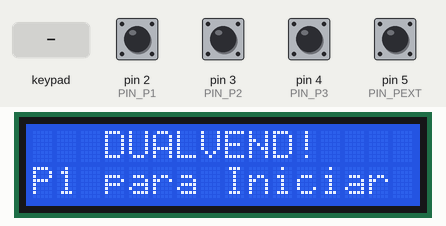
Simulated run of this program. Board: Arduino Uno, built with avr-gcc and run on an emulated ATmega328P. Shown: 16×2 character LCD. Inputs (shaded band) come from the test bench; at power-on: pin 2 (PIN_P1), pin 3 (PIN_P2), pin 4 (PIN_P3), pin 5 (PIN_PEXT) HIGH. What the program prints to the serial monitor is not drawn.

Above: at 1.2 s.
1.3 s: pin 2 (PIN_P1) pulled LOW for 0.15 s
At 2.5 s:
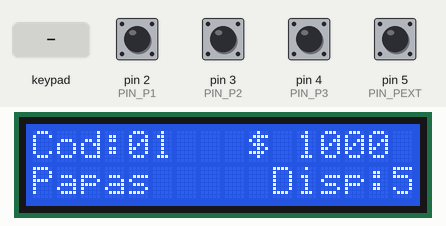
2.9 s: keypad keys 6 7 8 9 # pressed 0.4 s apart
At 6.7 s:
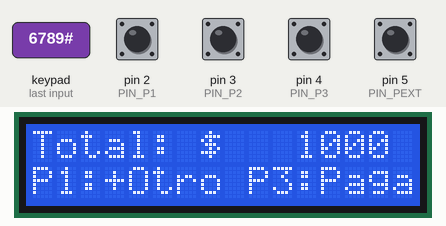
7.0 s: pin 4 (PIN_P3) pulled LOW for 0.15 s
At 8.2 s:
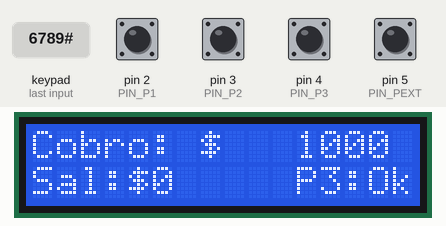
8.6 s: pin 5 (PIN_PEXT) pulled LOW for 0.15 s
At 9.4 s:
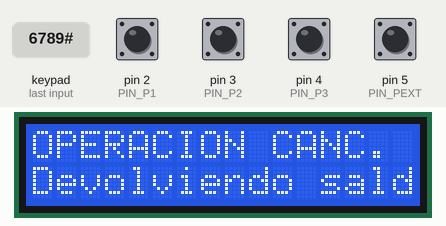
11.7 s: pin 2 (PIN_P1) pulled LOW for 1 s
At 12.9 s:
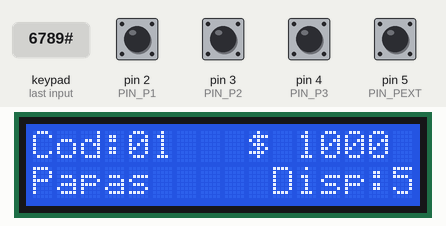
14.2 s: pin 3 (PIN_P2) pulled LOW for 0.15 s
At 14.8 s:
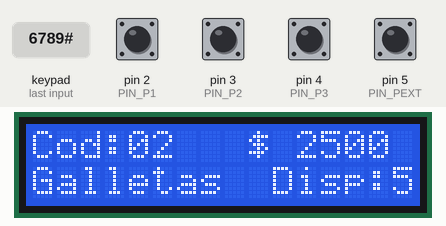
Timing chart, 0 to 16.8 s (numbered marks = the images above; inputs shaded):
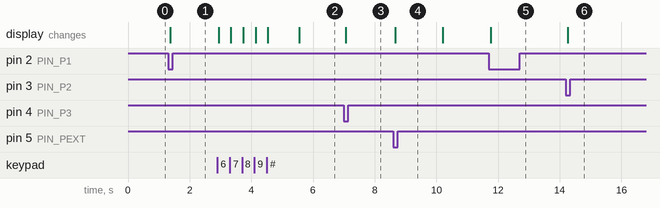

Measured:
- after the input at 1.3 s, the display: changes after 0.07 s (image 1)
- after the input at 2.9 s, the display: first changes at once (image 2 shows a later state)
- after the input at 7.0 s, the display: changes after 0.07 s (image 3)
- after the input at 8.6 s, the display: changes after 0.07 s (image 4)
- after the input at 11.7 s, the display: changes after 0.07 s (image 5)
- after the input at 14.2 s, the display: changes after 0.07 s (image 6)

The program:

main.cpp
```cpp
#include <Arduino.h>
#include "tipos.h"
#include "datos/inventario.h"
#include "herramientas/pantalla.h"
#include "herramientas/entrada.h"
#include "logica/seleccion/seleccion.h"
#include "logica/pagos/pagos.h"
#include "solidos/solidos.h"
#include "liquidos/liquidos.h"

// Modo activo de la máquina de estados
static Modo modoActual = MODO_BIENVENIDA;
static bool pantallaBienvenidaLista = false;

// Realiza la entrega física de cada producto en el carrito (Sólidos o Líquidos)
static void ejecutarEntregaProductos() {
  uint8_t total = obtenerTotalProductos();
  for (uint8_t i = 0; i < total; i++) {
    Producto* p = obtenerProductoPorIndice(i);
    if (p != nullptr && p->enCarrito > 0) {
      for (uint8_t c = 0; c < p->enCarrito; c++) {
        if (p->tipo == TIPO_SOLIDO) {
          dispensarSolido(p->nombre);
        } else if (p->tipo == TIPO_LIQUIDO) {
          dispensarLiquido(p->nombre);
        }
      }
    }
  }
  // Una vez entregado todo, se descuenta del inventario y se despide
  descontarStockVendido();
  mostrarMensajeTemporal("   DUALVEND!    ", "Vuelva pronto   ", 1500);
}

void setup() {
  Serial.begin(115200);

  // Inicialización de hardware compartido
  iniciarPantalla();
  iniciarEntradas();

  // Inicialización de datos e inventario
  iniciarInventario();

  // Inicialización de periféricos mecánicos
  iniciarSolidos();
  iniciarLiquidos();

  modoActual = MODO_BIENVENIDA;
  pantallaBienvenidaLista = false;
  Serial.println(F("[SISTEMA] DualVend listo para operar"));
}

void loop() {
  // 1. Lectura de periféricos de entrada compartidos
  Boton boton = leerPulsador();
  char tecla = leerTeclado();

  // 2. BOTÓN DE CANCELACIÓN GLOBAL (PEXT)
  if (boton == BOTON_PEXT) {
    if (modoActual != MODO_BIENVENIDA) {
      Serial.println(F("[PEXT] Operacion cancelada por el usuario"));
      mostrarMensajeTemporal("OPERACION CANC. ", "Devolviendo saldo", 1500);
      vaciarCarrito();
      modoActual = MODO_BIENVENIDA;
      pantallaBienvenidaLista = false;
      return;
    }
  }

  // 3. DIRECTOR DE ESTADOS (FSM)
  switch (modoActual) {

    // --- ESTADO 1: BIENVENIDA ---
    case MODO_BIENVENIDA:
      if (!pantallaBienvenidaLista) {
        mostrarLineas("   DUALVEND!    ", "P1 para Iniciar ");
        pantallaBienvenidaLista = true;
      }
      if (boton == BOTON_P1) {
        vaciarCarrito();
        iniciarSeleccion();
        modoActual = MODO_SELECCION;
        pantallaBienvenidaLista = false;
      }
      break;

    // --- ESTADO 2: SELECCIÓN DE PRODUCTOS (Módulo Selección) ---
    case MODO_SELECCION:
      if (procesarSeleccion(boton, tecla) == SELECCION_LISTO_IR_A_PAGOS) {
        iniciarPago(calcularTotalCarrito());
        modoActual = MODO_COBRO;
      }
      break;

    // --- ESTADO 3: COBRO Y RECEPCIÓN DE DINERO (Módulo Pagos) ---
    case MODO_COBRO:
      if (procesarPago(boton, tecla) == PAGO_EXITOSO) {
        modoActual = MODO_ENTREGA;
      }
      break;

    // --- ESTADO 4: ENTREGA FÍSICA Y DESCUENTO DE STOCK ---
    case MODO_ENTREGA:
      ejecutarEntregaProductos();
      modoActual = MODO_BIENVENIDA;
      pantallaBienvenidaLista = false;
      break;
  }
}
```

inventario.cpp
```cpp
#include "inventario.h"

// ==============================================================================
// [CONFIGURACIÓN DEL CATÁLOGO FÍSICO DE LA MÁQUINA]
// Puedes cambiar los productos, precios, códigos, stock inicial o agregar más.
// Si agregas más productos, asegúrate de actualizar TOTAL_PRODUCTOS.
// ==============================================================================
static const uint8_t TOTAL_PRODUCTOS = 3;

static Producto catalogo[TOTAL_PRODUCTOS] = {
  // Código, Nombre,      Precio, Tipo de entrega, Stock inicial, Carrito
  {"01",    "Papas",     1000,   TIPO_SOLIDO,     5,             0},
  {"02",    "Galletas",  2500,   TIPO_SOLIDO,     5,             0},
  {"03",    "Gaseosa",   2000,   TIPO_LIQUIDO,    5,             0}
};

void iniciarInventario() {
  vaciarCarrito();
}

uint8_t obtenerTotalProductos() {
  return TOTAL_PRODUCTOS;
}

Producto* obtenerProductoPorIndice(uint8_t indice) {
  if (indice < TOTAL_PRODUCTOS) {
    return &catalogo[indice];
  }
  return nullptr;
}

int8_t buscarIndicePorCodigo(const char* codigo) {
  if (codigo == nullptr) return -1;
  for (uint8_t i = 0; i < TOTAL_PRODUCTOS; i++) {
    if (catalogo[i].codigo[0] == codigo[0] && catalogo[i].codigo[1] == codigo[1]) {
      return (int8_t)i;
    }
  }
  return -1;
}

uint8_t obtenerStockDisponible(uint8_t indice) {
  if (indice < TOTAL_PRODUCTOS) {
    if (catalogo[indice].stock >= catalogo[indice].enCarrito) {
      return catalogo[indice].stock - catalogo[indice].enCarrito;
    }
  }
  return 0;
}

bool agregarAlCarrito(uint8_t indice) {
  if (indice < TOTAL_PRODUCTOS) {
    if (catalogo[indice].enCarrito < catalogo[indice].stock) {
      catalogo[indice].enCarrito++;
      return true;
    }
  }
  return false;
}

uint32_t calcularTotalCarrito() {
  uint32_t total = 0;
  for (uint8_t i = 0; i < TOTAL_PRODUCTOS; i++) {
    total += (uint32_t)catalogo[i].enCarrito * catalogo[i].precio;
  }
  return total;
}

uint8_t calcularCantidadTotalCarrito() {
  uint8_t cantidad = 0;
  for (uint8_t i = 0; i < TOTAL_PRODUCTOS; i++) {
    cantidad += catalogo[i].enCarrito;
  }
  return cantidad;
}

void vaciarCarrito() {
  for (uint8_t i = 0; i < TOTAL_PRODUCTOS; i++) {
    catalogo[i].enCarrito = 0;
  }
}

void descontarStockVendido() {
  for (uint8_t i = 0; i < TOTAL_PRODUCTOS; i++) {
    if (catalogo[i].stock >= catalogo[i].enCarrito) {
      catalogo[i].stock -= catalogo[i].enCarrito;
    } else {
      catalogo[i].stock = 0;
    }
    catalogo[i].enCarrito = 0;
  }
}
```

inventario.h
```cpp
#ifndef INVENTARIO_H
#define INVENTARIO_H

#include <Arduino.h>

// Tipo de dispensación física requerida
enum TipoProducto {
  TIPO_SOLIDO,   // Dispensado por motor/espiral (Grupo Sólidos)
  TIPO_LIQUIDO   // Dispensado por bomba peristáltica/válvula (Grupo Líquidos)
};

// Estructura de cada producto del sistema
struct Producto {
  const char* codigo;      // Código de 2 dígitos ("01", "02", "03")
  const char* nombre;      // Nombre ("Papas", "Galletas", "Gaseosa")
  uint16_t precio;         // Precio unitario en pesos
  TipoProducto tipo;       // Sólido o Líquido
  uint8_t stock;           // Unidades físicas disponibles en la máquina
  uint8_t enCarrito;       // Unidades apartadas en la compra actual
};

// --- FUNCIONES COMPARTIDAS DEL INVENTARIO ---

// Inicializa el catálogo y pone en cero el carrito
void iniciarInventario();

// Cantidad de productos registrados en el catálogo
uint8_t obtenerTotalProductos();

// Acceso al producto por su índice (0 a TOTAL_PRODUCTOS - 1)
Producto* obtenerProductoPorIndice(uint8_t indice);

// Busca un producto por su código de 2 dígitos. Devuelve el índice (0..N-1) o -1 si no existe
int8_t buscarIndicePorCodigo(const char* codigo);

// Agrega 1 unidad al carrito si hay stock disponible. Devuelve true si se agregó, false si no hay stock
bool agregarAlCarrito(uint8_t indice);

// Devuelve el stock disponible real (stock físico - unidades en carrito)
uint8_t obtenerStockDisponible(uint8_t indice);

// Total en pesos acumulado en el carrito de compras actual (para el módulo de Pagos)
uint32_t calcularTotalCarrito();

// Cantidad total de unidades sumadas en el carrito
uint8_t calcularCantidadTotalCarrito();

// Vacía el carrito de compras sin descontar stock físico (en caso de cancelación o aborto)
void vaciarCarrito();

// Descuenta definitivamente del stock físico las unidades vendidas y vacía el carrito
void descontarStockVendido();

#endif
```

entrada.cpp
```cpp
#include "entrada.h"
#include <Keypad.h>

// --- CONFIGURACIÓN DEL TECLADO MATRICIAL 4X4 ---
const byte FILAS = 4;
const byte COLUMNAS = 4;

char teclas[FILAS][COLUMNAS] = {
  {'1', '2', '3', 'A'},
  {'4', '5', '6', 'B'},
  {'7', '8', '9', 'C'},
  {'*', '0', '#', 'D'}
};

byte pinesFilas[FILAS] = {6, 7, 8, 9};
byte pinesColumnas[COLUMNAS] = {10, 11, 12, 13};

static Keypad teclado = Keypad(makeKeymap(teclas), pinesFilas, pinesColumnas, FILAS, COLUMNAS);

// --- CONFIGURACIÓN DE LOS 4 PULSADORES ---
const uint8_t PIN_P1   = 2;
const uint8_t PIN_P2   = 3;
const uint8_t PIN_P3   = 4;
const uint8_t PIN_PEXT = 5;

const uint8_t pinesBotones[4] = {PIN_P1, PIN_P2, PIN_P3, PIN_PEXT};
static uint8_t estadosEstables[4] = {HIGH, HIGH, HIGH, HIGH};
static uint8_t ultimasLecturas[4] = {HIGH, HIGH, HIGH, HIGH};
static unsigned long ultimoCambio[4] = {0, 0, 0, 0};

void iniciarEntradas() {
  for (uint8_t i = 0; i < 4; i++) {
    pinMode(pinesBotones[i], INPUT_PULLUP);
    estadosEstables[i] = HIGH;
    ultimasLecturas[i] = HIGH;
    ultimoCambio[i] = 0;
  }
}

char leerTeclado() {
  char tecla = teclado.getKey();
  return (tecla) ? tecla : '\0';
}

Boton leerPulsador() {
  for (uint8_t idx = 0; idx < 4; idx++) {
    uint8_t lectura = digitalRead(pinesBotones[idx]);

    if (lectura != ultimasLecturas[idx]) {
      ultimasLecturas[idx] = lectura;
      ultimoCambio[idx] = millis();
    }

    if ((millis() - ultimoCambio[idx] >= 35) && (estadosEstables[idx] != lectura)) {
      estadosEstables[idx] = lectura;
      if (lectura == LOW) {
        switch (idx) {
          case 0: return BOTON_P1;
          case 1: return BOTON_P2;
          case 2: return BOTON_P3;
          case 3: return BOTON_PEXT;
          default: return BOTON_NINGUNO;
        }
      }
    }
  }
  return BOTON_NINGUNO;
}
```

entrada.h
```cpp
#ifndef ENTRADA_H
#define ENTRADA_H

#include <Arduino.h>
#include "../tipos.h"

// Configura los pines de los pulsadores y del teclado matricial 4x4
void iniciarEntradas();

// Lee si se presionó alguna tecla en el teclado matricial 4x4
// Devuelve: '0'..'9', 'A'..'D', '*', '#' o '\0' si no hay tecla
char leerTeclado();

// Lee si se presionó algún pulsador con antirrebote
// Devuelve: BOTON_P1, BOTON_P2, BOTON_P3, BOTON_PEXT o BOTON_NINGUNO
Boton leerPulsador();

#endif
```

pantalla.cpp
```cpp
#include "pantalla.h"
#include <Wire.h>
#include <LiquidCrystal_I2C.h>

// Pantalla LCD 16x2 I2C en dirección 0x27
static LiquidCrystal_I2C lcd(0x27, 16, 2);

void iniciarPantalla() {
  lcd.init();
  lcd.backlight();
  lcd.clear();
}

void mostrarLineas(const char* linea1, const char* linea2) {
  lcd.clear();

  if (linea1 != nullptr) {
    lcd.setCursor(0, 0);
    lcd.print(linea1);
  }

  if (linea2 != nullptr) {
    lcd.setCursor(0, 1);
    lcd.print(linea2);
  }
}

void limpiarPantalla() {
  lcd.clear();
}

void mostrarMensajeTemporal(const char* linea1, const char* linea2, unsigned int tiempoMs) {
  mostrarLineas(linea1, linea2);
  delay(tiempoMs);
}
```

pantalla.h
```cpp
#ifndef PANTALLA_H
#define PANTALLA_H

#include <Arduino.h>

// Inicializa la pantalla LCD 16x2 I2C
void iniciarPantalla();

// Muestra dos líneas de texto en la pantalla (máximo 16 caracteres por línea)
void mostrarLineas(const char* linea1, const char* linea2);

// Limpia el contenido de la pantalla LCD
void limpiarPantalla();

// Muestra dos líneas y espera un tiempo determinado (en milisegundos)
void mostrarMensajeTemporal(const char* linea1, const char* linea2, unsigned int tiempoMs);

#endif
```

liquidos.cpp
```cpp
#include "liquidos.h"
#include "herramientas/pantalla.h"

// ==============================================================================
// [PLACEHOLDER 1: CONFIGURACIÓN DE PINES DE LÍQUIDOS]
// Responsable: Grupo de Líquidos
//
// CÓMO REEMPLAZAR:
// Configurar con pinMode() los pines del Arduino que controlan:
// - Relé o MOSFET para la bomba peristáltica / sumergible de 12V.
// - Relé para electroválvula de corte (si aplica).
// - Pin de entrada digital para pulsos de caudalímetro (ej. sensor de flujo YF-S201
//   con interrupción externa en pin 2 o 3, si están disponibles, o temporizador).
// - Sensor de nivel mínimo de líquido en el depósito.
// ==============================================================================
void iniciarLiquidos() {
  Serial.println(F("[LIQUIDOS] Modulo de liquidos inicializado (Placeholder)"));
}

// ==============================================================================
// [PLACEHOLDER 2: DISPENSACIÓN FÍSICA DE BEBIDA]
// Responsable: Grupo de Líquidos
//
// IMPLEMENTACIÓN ACTUAL (SIMULACIÓN TEMPORAL):
// - Imprime mensaje por Serial y en pantalla LCD 16x2.
// - Simula un retardo de llenado con delay(500) y retorna true (éxito).
//
// CÓMO REEMPLAZAR ESTE BLOQUE CON BOMBAS Y SENSORES REALES:
// 1. Encender la bomba peristáltica / válvula (digitalWrite(PIN_BOMBA, HIGH)).
// 2. Método de dosificación:
//    - Opción A (Por tiempo calibrado): Mantener encendida X segundos según el volumen del vaso.
//    - Opción B (Por caudalímetro): Contar N pulsos del sensor de flujo hasta alcanzar los mililitros deseados.
// 3. Apagar la bomba (digitalWrite(PIN_BOMBA, LOW)).
// 4. Retornar true si se dosificó completo, o false si se detectó depósito vacío.
// ==============================================================================
bool dispensarLiquido(const char* nombreProducto) {
  Serial.print(F("[LIQUIDOS] >> Activando bomba dosificadora para bebida: "));
  Serial.println(nombreProducto);

  char linea2[17];
  snprintf(linea2, sizeof(linea2), "%-16s", nombreProducto ? nombreProducto : "Bebida");
  mostrarMensajeTemporal("Sirviendo Bebida", linea2, 1200);

  // Simulación temporal del tiempo de bombeo
  delay(500);
  Serial.println(F("[LIQUIDOS] Bebida servida con exito"));
  return true;
}
```

liquidos.h
```cpp
#ifndef LIQUIDOS_H
#define LIQUIDOS_H

#include <Arduino.h>

/**
 * ==============================================================================
 * CONTRATO DEL SUBSISTEMA DE LÍQUIDOS / BEBIDAS (src/liquidos/)
 * ==============================================================================
 * A cargo del: Grupo de Líquidos
 *
 * Responsabilidad:
 * - Configurar y activar la bomba peristáltica o electroválvula de bebidas.
 * - Medir el volumen dosificado con caudalímetro de pulsos o tiempo calibrado.
 * ==============================================================================
 */

// Inicializa pines de control de bombas y sensores de líquidos
void iniciarLiquidos();

// Activa la bomba para servir una bebida por su nombre o código
// Retorna true si el servido fue exitoso, false si hubo falta de líquido/falla
bool dispensarLiquido(const char* nombreProducto);

#endif
```

pagos.cpp
```cpp
#include "pagos.h"
#include "herramientas/pantalla.h"

// Variables internas del estado de cobro
static uint32_t totalACobrar = 0;
static uint32_t saldoIngresado = 0;
static bool pantallaSucia = true;

void iniciarPago(uint32_t montoTotal) {
  totalACobrar = montoTotal;
  saldoIngresado = 0;
  pantallaSucia = true;
  Serial.print(F("[PAGOS] Iniciando cobro. Monto requerido: $"));
  Serial.println(totalACobrar);
}

uint32_t obtenerMontoTotalACobrar() {
  return totalACobrar;
}

uint32_t obtenerSaldoIngresado() {
  return saldoIngresado;
}

// ==============================================================================
// [PLACEHOLDER 1: PANTALLA DE PAGOS]
// Responsable: Integrante de Pagos
// Aquí puedes personalizar cómo quieres que el LCD 16x2 muestre el saldo al usuario.
// ==============================================================================
static void dibujarPantallaPagos() {
  if (!pantallaSucia) return;
  pantallaSucia = false;

  char linea1[17];
  char linea2[17];

  // Línea 1: Cobro: $3500
  snprintf(linea1, sizeof(linea1), "Cobro: $%7lu", (unsigned long)totalACobrar);

  // Línea 2: Saldo:$1000 P3:Ok (o el texto que desees mostrar)
  snprintf(linea2, sizeof(linea2), "Sal:$%-4lu  P3:Ok", (unsigned long)saldoIngresado);

  mostrarLineas(linea1, linea2);
}

// ==============================================================================
// [PLACEHOLDER 2: LÓGICA DE COBRO Y ENTRADA DE DINERO]
// Responsable: Integrante de Pagos
//
// IMPLEMENTACIÓN ACTUAL (SIMULACIÓN TEMPORAL):
// - Pulsar P1 o la tecla '1' simula el ingreso de $500 pesos.
// - Pulsar P3 simula la aprobación inmediata del pago.
//
// CÓMO REEMPLAZAR ESTE BLOQUE CUANDO TENGAS EL HARDWARE REAL:
// 1. Si usas monedero mecánico o electrónico por pulsos:
//    - Lee los pulsos (por interrupción o digitalRead) y suma al 'saldoIngresado'.
// 2. Si usas billetero o validador serial:
//    - Lee la trama serial, valida el billete y suma su denominación.
// 3. Si usas RFID / Tarjeta NFC (RC522):
//    - Lee el UID / saldo de la tarjeta, verifica si saldo >= totalACobrar y descuenta.
// 4. Cuando el pago esté listo:
//    - Muestra tu mensaje en LCD y retorna PAGO_EXITOSO.
// 5. Si el usuario cancela o se acaba el tiempo de espera:
//    - Devuelve el saldo ingresado físicamente y retorna PAGO_CANCELADO.
// ==============================================================================
ResultadoPago procesarPago(Boton boton, char tecla) {
  // Simulación con pulsador P1 o tecla '1' (+ $500)
  if (boton == BOTON_P1 || tecla == '1') {
    saldoIngresado += 500;
    pantallaSucia = true;
    Serial.print(F("[PAGOS] Moneda ingresada: +$500. Saldo actual: $"));
    Serial.println(saldoIngresado);
  }

  // Simulación: Si el saldo cubre el valor o si presiona P3 para forzar aprobación
  if (saldoIngresado >= totalACobrar || boton == BOTON_P3) {
    Serial.println(F("[PAGOS] Cobro completado con exito!"));
    mostrarMensajeTemporal(" Pago Exitoso!  ", " Despachando... ", 1500);
    return PAGO_EXITOSO;
  }

  // Refrescar LCD si cambió el saldo
  dibujarPantallaPagos();

  return PAGO_EN_CURSO;
}
```

solidos.h
```cpp
#ifndef SOLIDOS_H
#define SOLIDOS_H

#include <Arduino.h>

/**
 * ==============================================================================
 * CONTRATO DEL SUBSISTEMA DE SÓLIDOS / SNACKS (src/solidos/)
 * ==============================================================================
 * A cargo del: Grupo de Sólidos
 *
 * Responsabilidad:
 * - Configurar y controlar los motores DC / motorreductores que giran las espirales
 *   de snacks.
 * - Detectar con microswitches de fin de carrera la vuelta completa (360°).
 * - Detectar caída del producto mediante sensor óptico/infrarrojo.
 * ==============================================================================
 */

// Inicializa pines de control de motores y sensores de sólidos
void iniciarSolidos();

// Activa el mecanismo para dispensar un snack por su nombre o código
// Retorna true si la entrega fue exitosa, false si hubo atasco/falla
bool dispensarSolido(const char* nombreProducto);

#endif
```

Source omitted: pagos.h (1581 bytes), seleccion.cpp (4275 bytes), seleccion.h (1414 bytes), solidos.cpp (2217 bytes), tipos.h (1422 bytes)
